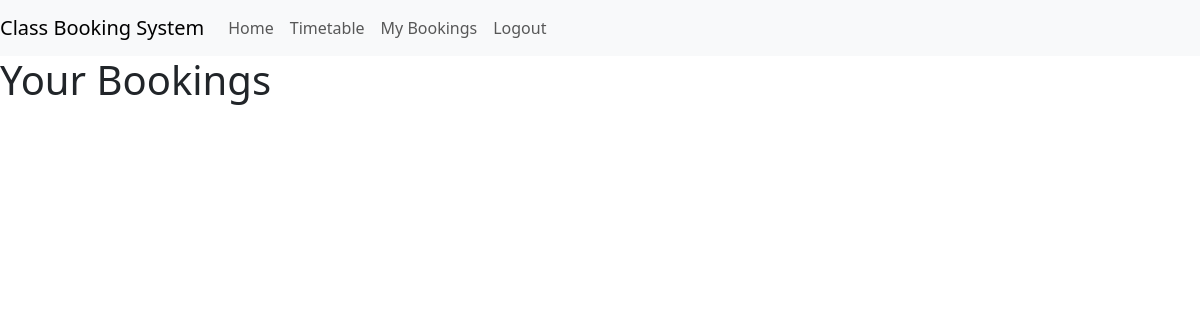
/view_bookings.html (signed in), run on an earlier commit of the app's database.
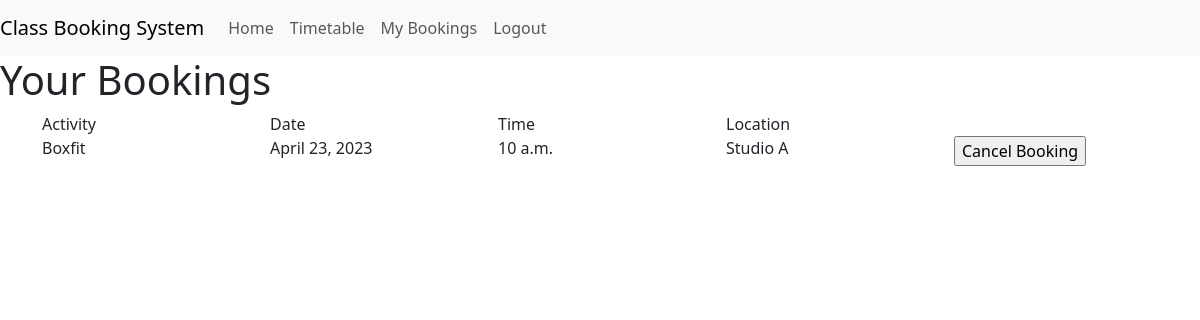
And on a later commit of the database.
### classbooking_app/models.py (models this page shows, shortened)
class Booking(models.Model):
    session = models.ForeignKey(Session, on_delete=models.CASCADE)
    user = models.CharField(
        max_length=50,
        null=False,
        blank=False,
        default="test_user"
        )
    confirmed = models.BooleanField(default=False)

class Session(models.Model):
    activity = models.ForeignKey(Activity, on_delete=models.CASCADE)
    date = models.DateField(default=date.today())
    time = models.TimeField(default=datetime.now())
    spaces = models.IntegerField(default=25)
    location = models.CharField(max_length=50, default='Studio A')
    running = models.BooleanField(default=True)

class Activity(models.Model):
    name = models.CharField(
        max_length=50,
        null=False,
        blank=False,
        default="test_class"
        )
    description = models.CharField(
        max_length=50,
        null=False,
        blank=False,
        default="test_description"
        )
    image = models.CharField(
        max_length=20,
        null=False,
        blank=False,
        default="test_image")
    capacity = models.IntegerField(
        null=False,
        blank=False,
        default=25
    )

### classbooking_app/views.py (the view)
# urls.py: path('view_bookings.html', views.view_bookings, name='view_bookings'),
def view_bookings(request):
    user = request.user
    if request.method == "POST":
        booking_id = request.POST.get('cancel')
        delete_booking(user, booking_id)
    bookings = Booking.objects.filter(user=user, confirmed=True)
    context = {
        'bookings': bookings
    }
    return render(request, 'classbooking_app/view_bookings.html', context)

### classbooking_app/templates/classbooking_app/view_bookings.html (shortened to what this page needs)
{% extends 'classbooking_app/base.html' %}
{% block content %}
<h1>Your Bookings</h1>
<form method="POST" id="cancel-form">
{% if bookings|length > 0 %}
<div class="container">
 <div class="row">
   <div class="col">Activity</div>
   <div class="col">Date</div>
   <div class="col">Time</div>
   <div class="col">Location</div>
   <div class="col"></div>
 </div>
 {% for booking in bookings %}
 <div class="row run-{{ booking.session.running }}">
   <div class="col">{{ booking.session.activity.name }}</div>
   <div class="col">{{ booking.session.date }}</div>
   <div class="col">{{ booking.session.time }}</div>
   <div class="col">{{ booking.session.location }}</div>
   <div class="col">
     <input class="cancel-button run-{{ booking.session.running }}-btn" type="button" value="Cancel Booking" id="{{ booking.session.id }}_view">
   </div>
 </div>
</div>
{% endfor %}
{% endif %}
</form>
{% endblock %}

### classbooking_app/templates/classbooking_app/base.html (shortened to what this page needs)
{% load static %}
<!DOCTYPE html>
<html lang="en">
<head>
    <link href="https://cdn.jsdelivr.net/npm/bootstrap@5.3.0-alpha1/dist/css/bootstrap.min.css" rel="stylesheet">
    <link rel="stylesheet" href="../../static/classbooking_app/css/style.css">
</head>
<body>
    <nav class="navbar navbar-expand-sm navbar-light bg-light">
        <a class="navbar-brand" href="#">Class Booking System</a>
        <div class="collapse navbar-collapse" id="navbarNav">
          <ul class="navbar-nav">
            <li class="nav-item active">
              <a class="nav-link" href="/">Home <span class="sr-only">(current)</span></a>
            </li>
            <li class="nav-item">
                <a class="nav-link" href="/make_booking.html" id="timetable-link">Timetable</a>
            </li>
            <li class="nav-item">
              <a class="nav-link" href="/view_bookings.html">My Bookings</a>
            </li>
            <li class="nav-item">
              {% if user.is_authenticated %}
              <a class="nav-link" href="{% url 'logout' %}">
                Logout
              </a>
                {% else %}
                <a class="nav-link" href="{% url 'login' %}">
                  Login
                </a>
                {% endif %}
            </li>
          </ul>
        </div>
      </nav>
{% block content %}
{% endblock %}
</body>
</html>

What changed in the data, as far as the page shows it:
added Booking: session.activity.name "Boxfit", session "April 23, 2023", session.time "10 a.m.", session.location "Studio A"
Also different on the page:
text now shown: "Activity Date Time Location"
